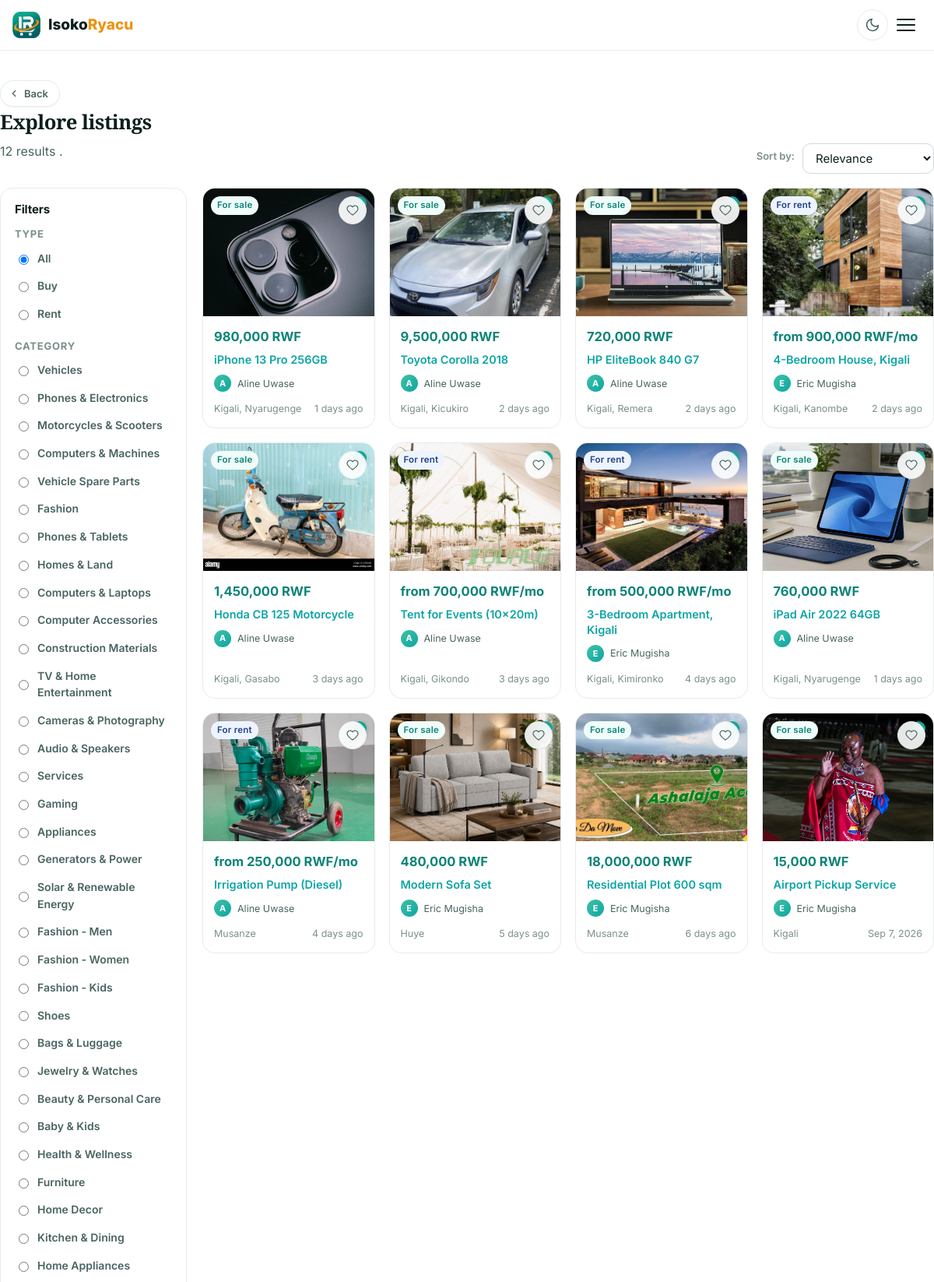
Page /pages/explore.php (upper part) on the committed database.
### tables this page shows
CREATE TABLE categories (
    id              INT UNSIGNED AUTO_INCREMENT PRIMARY KEY,
    name            VARCHAR(120)  NOT NULL,
    slug            VARCHAR(160)  NOT NULL UNIQUE,
    name_key        VARCHAR(80)   NULL,              
    icon            VARCHAR(60)   NULL,              
    image_path      VARCHAR(255)  NULL,
    description     TEXT          NULL,
    parent_id       INT UNSIGNED  NULL,              
    display_order   INT           NOT NULL DEFAULT 0,
    is_active       TINYINT(1)    NOT NULL DEFAULT 1,
    created_at      TIMESTAMP     DEFAULT CURRENT_TIMESTAMP,
    CONSTRAINT fk_cat_parent FOREIGN KEY (parent_id) REFERENCES categories(id) ON DELETE SET NULL,
    INDEX idx_cat_slug (slug),
    INDEX idx_cat_parent (parent_id),
    INDEX idx_cat_active (is_active)
);

CREATE TABLE listings (
    id              INT UNSIGNED AUTO_INCREMENT PRIMARY KEY,
    seller_id       INT UNSIGNED NOT NULL,
    category_id     INT UNSIGNED NOT NULL,
    subcategory_id  INT UNSIGNED NULL,
    title           VARCHAR(180)  NOT NULL,
    slug            VARCHAR(220)  NOT NULL,
    sku                  VARCHAR(60)  NULL,                   
    stock_quantity       INT          NOT NULL DEFAULT 0,     
    reserved_quantity    INT          NOT NULL DEFAULT 0,
    low_stock_threshold  INT          NOT NULL DEFAULT 5,
    is_published         TINYINT(1)   NOT NULL DEFAULT 1,     
    description     MEDIUMTEXT    NOT NULL,
    listing_type    ENUM('sell','rent') NOT NULL DEFAULT 'sell',
    price           DECIMAL(14,2) NOT NULL DEFAULT 0.00,
    currency        VARCHAR(8)    NOT NULL DEFAULT 'RWF',
     
    price_per_day   DECIMAL(14,2) NULL,
    price_per_week  DECIMAL(14,2) NULL,
    price_per_month DECIMAL(14,2) NULL,
    deposit         DECIMAL(14,2) NULL,
    rental_terms    TEXT          NULL,
     
    location        VARCHAR(160)  NULL,
    country         VARCHAR(80)   NULL,                       
    province        VARCHAR(80)   NULL,
    district        VARCHAR(80)   NULL,
    area            VARCHAR(120)  NULL,
    condition_state ENUM('new','used','refurbished','for-parts') NULL DEFAULT 'used',
    availability    ENUM('available','sold','rented','reserved')  NOT NULL DEFAULT 'available',
    status          ENUM('pending','active','rejected','expired','draft','archived') NOT NULL DEFAULT 'pending',
    is_featured     TINYINT(1)    NOT NULL DEFAULT 0,
    is_verified     TINYINT(1)    NOT NULL DEFAULT 0,    
    published_at    TIMESTAMP     NULL,
    archived_at     TIMESTAMP     NULL,
    views_count     INT UNSIGNED  NOT NULL DEFAULT 0,
    favorites_count INT UNSIGNED  NOT NULL DEFAULT 0,
    created_at      TIMESTAMP     DEFAULT CURRENT_TIMESTAMP,
    updated_at      TIMESTAMP     DEFAULT CURRENT_TIMESTAMP ON UPDATE CURRENT_TIMESTAMP,
    CONSTRAINT fk_list_seller   FOREIGN KEY (seller_id)      REFERENCES users(id)      ON DELETE CASCADE,
    CONSTRAINT fk_list_category FOREIGN KEY (category_id)   REFERENCES categories(id) ON DELETE RESTRICT,
    CONSTRAINT fk_list_subcat    FOREIGN KEY (subcategory_id) REFERENCES subcategories(id) ON DELETE SET NULL,
    INDEX idx_list_seller   (seller_id),
    INDEX idx_list_category (category_id),
    INDEX idx_list_type     (listing_type),
    INDEX idx_list_status   (status),
    INDEX idx_list_location (location),
    INDEX idx_list_featured (is_featured),
    INDEX idx_list_created  (created_at DESC),
    FULLTEXT KEY ft_list_search (title, description)
);

CREATE TABLE users (
    id              INT UNSIGNED AUTO_INCREMENT PRIMARY KEY,
    role_id         INT UNSIGNED NOT NULL,
    full_name       VARCHAR(120)  NOT NULL,
    email           VARCHAR(160)  NOT NULL UNIQUE,
    password_hash   VARCHAR(255)  NOT NULL,
    phone           VARCHAR(30)   NULL,
    whatsapp_number VARCHAR(40)   NULL,
    location        VARCHAR(120)  NULL,              
    bio             TEXT          NULL,
    avatar_path     VARCHAR(255)  NULL,
    is_verified     TINYINT(1)    NOT NULL DEFAULT 0,
    is_seller       TINYINT(1)    NOT NULL DEFAULT 0,
    status          ENUM('active','suspended','pending') NOT NULL DEFAULT 'active',
    reset_token     VARCHAR(64)   NULL,
    reset_expires   DATETIME      NULL,
    created_at      TIMESTAMP     DEFAULT CURRENT_TIMESTAMP,
    updated_at      TIMESTAMP     DEFAULT CURRENT_TIMESTAMP ON UPDATE CURRENT_TIMESTAMP,
    last_seen_at    DATETIME      NULL,
    CONSTRAINT fk_users_role FOREIGN KEY (role_id) REFERENCES roles(id) ON DELETE RESTRICT,
    INDEX idx_users_email (email),
    INDEX idx_users_role (role_id),
    INDEX idx_users_status (status),
    INDEX idx_users_last_seen (last_seen_at)
);

### pages/explore.php (the view, shortened to what the rows shown need)
<?php
require_once __DIR__ . '/../includes/functions.php';
require_once __DIR__ . '/../config/database.php';
$q          = trim($_GET['q']          ?? '');
$type       = $_GET['type']             ?? '';
$catSlug    = $_GET['category']         ?? '';
$availability = $_GET['availability']    ?? 'available';
$sort       = $_GET['sort']             ?? 'relevance';
$page       = max(1, (int)($_GET['page'] ?? 1));
$parsed = ['clean' => $q, 'tokens' => [], 'chips' => [],
            'filters' => ['type' => '', 'category' => '', 'location' => '', 'bedrooms' => 0, 'price_intent' => '']];
$where  = ['l.status = "active"'];
$params = [];
if ($availability && $availability !== 'any') {
    $where[] = 'l.availability = ?';
    $params[] = $availability;
} else {
    $where[] = 'l.availability <> "expired"';
}
$keywords = $parsed['tokens'];
$orderSql = match ($sort) {
    'newest'     => 'l.created_at DESC',
    'oldest'     => 'l.created_at ASC',
    'price_asc'  => 'l.price ASC',
    'price_desc' => 'l.price DESC',
    'popular'    => 'l.views_count DESC',
    default      => 'l.is_featured DESC, l.created_at DESC',
};
$perPage = (int) LISTINGS_PER_PAGE;
$offset  = ($page - 1) * $perPage;
$sql = 'SELECT l.id, l.title, l.slug, l.price, l.currency, l.listing_type, l.location,
               l.condition_state, l.availability, l.views_count, l.favorites_count,
               l.price_per_month, l.price_per_week, l.price_per_day,
               l.is_featured, l.is_verified, l.created_at,
               c.slug AS category_slug, c.name AS category_name, c.name_key AS category_name_key,
               (SELECT image_path FROM listing_images WHERE listing_id = l.id AND is_primary = 1 LIMIT 1) AS image,
               u.full_name AS seller_name, u.is_verified AS seller_verified
        FROM listings l
        INNER JOIN categories c ON c.id = l.category_id
        LEFT JOIN subcategories s ON s.id = l.subcategory_id
        INNER JOIN users u ON u.id = l.seller_id
        WHERE ' . implode(' AND ', $where) . '
        ORDER BY ' . $orderSql . '
        LIMIT ' . $perPage . ' OFFSET ' . $offset;
$stmt = db()->prepare($sql);
$stmt->execute($params);
$results = $stmt->fetchAll();
$allCats = db()->query('SELECT id, name, name_key, slug FROM categories WHERE parent_id IS NULL AND is_active = 1 ORDER BY display_order')->fetchAll();
require_once __DIR__ . '/../includes/header.php';
?>
<div class="container section--tight" style="padding-top:24px;">
    <div class="section__head" style="margin-bottom:18px;">
        <div>
            <h1 class="section__title" style="font-size:1.6rem;">
                <?php if ($q): ?><?php echo e(t('search.results_for')); ?> "<?php echo e($q); ?>"
                <?php elseif ($type === 'rent'): ?><?php echo e(t('search.rentals')); ?>
                <?php elseif ($type === 'sell'): ?><?php echo e(t('search.items_for_sale')); ?>
                <?php else: ?><?php echo e(t('search.explore')); ?><?php endif; ?>
            </h1>
        </div>
    </div>
    <div style="display:grid;grid-template-columns:240px 1fr;gap:20px;align-items:start;">
        <aside class="filters" id="filterPanel" style="position:sticky;top:80px;">
            <form method="get" action="<?php echo APP_URL; ?>/pages/explore.php" id="filterForm">
                <div class="filters__group">
                    <?php foreach ($allCats as $cat): ?>
                        <label class="filters__option">
                            <input type="radio" name="category" value="<?php echo e($cat['slug']); ?>" <?php echo $catSlug===$cat['slug']?'checked':''; ?>>
                            <span><?php echo e(t_category($cat['name_key'] ?? null, $cat['name'])); ?></span>
                        </label>
                    <?php endforeach; ?>
                </div>
            </form>
        </aside>
        <div>
            <?php if (!$results): ?>
                <div class="empty-state">
                    <svg viewBox="0 0 24 24" fill="none" stroke="currentColor" stroke-width="1.6"><circle cx="11" cy="11" r="7"/><path d="m21 21-4-4" stroke-linecap="round"/></svg>
                    <h3><?php echo e(t('empty.no_listings_search')); ?></h3>
                    <p><?php echo e(t('search.no_results_sub')); ?></p>
                    <?php if ($parsed['chips']): ?>
                        <p style="font-size:13px;margin-top:6px;">
                            <strong><?php echo e(t('search.smart_understood')); ?>:</strong>
                            <?php foreach ($parsed['chips'] as $chip): ?>
                                <span class="badge badge--brand" style="margin-left:5px;"><?php echo e($chip['label']); ?></span>
                            <?php endforeach; ?>
                        </p>
                        <?php if ($keywords): ?>
                            <p style="font-size:12.5px;color:var(--text-mute);"><?php echo e(t('search.keyword_note')); ?>: <?php echo e(implode(', ', $keywords)); ?></p>
                        <?php endif; ?>
                    <?php endif; ?>
                    <a class="btn btn--primary" href="<?php echo APP_URL; ?>/pages/explore.php"><?php echo e(t('buttons.clear_filters')); ?></a>
                </div>
            <?php else: ?>
                <div class="grid grid--3 grid--auto">
                    <?php foreach ($results as $l): ?>
                        <?php
                            $image = image_or_default($l['image'] ?? null, 'assets/images/placeholders/default.svg');
                            $price = $l['listing_type'] === 'rent'
                                ? e(t('listings.from')) . ' ' . format_price($l['price_per_month'] ?? $l['price_per_week'] ?? $l['price_per_day'] ?? 0, $l['currency']) . e(t('listings.per_month'))
                                : format_price($l['price'], $l['currency']);
                            $typeBadge = $l['listing_type'] === 'rent'
                                ? '<span class="badge badge--rent">' . e(t('listings.for_rent')) . '</span>'
                                : '<span class="badge badge--brand">' . e(t('listings.for_sale')) . '</span>';
                        ?>
                        <a class="listing-card" href="<?php echo APP_URL; ?>/pages/listing-details.php?id=<?php echo (int) $l['id']; ?>">
                            <div class="listing-card__media">
                                <img loading="lazy" src="<?php echo $image; ?>" alt="<?php echo e($l['title']); ?>">
                                <div class="listing-card__badges"><?php echo $typeBadge; ?></div>
                                <?php if ($l['seller_verified'] ?? false): ?><i class="listing-card__vcheck" title="<?php echo e(t('trust.verified_seller')); ?>"></i><?php endif; ?>
                                <button class="listing-card__fav" type="button" aria-label="<?php echo e(t('buttons.save')); ?>" data-fav-listing="<?php echo (int)$l['id']; ?>">
                                    <svg viewBox="0 0 24 24" width="16" height="16"><path d="M12 21s-7-4.5-9.5-9A4.5 4.5 0 0 1 12 5.5 4.5 4.5 0 0 1 21.5 12c-2.5 4.5-9.5 9-9.5 9z" fill="none" stroke="currentColor" stroke-width="1.8"/></svg>
                                </button>
                            </div>
                            <div class="listing-card__body">
                                <div class="listing-card__price"><?php echo e($price); ?></div>
                                <div class="listing-card__title"><?php echo e($l['title']); ?></div>
                                <div class="listing-card__seller"><span class="avatar"><?php echo e(strtoupper(substr($l['seller_name'],0,1))); ?></span><span><?php echo e($l['seller_name']); ?></span></div>
                                <div class="listing-card__meta"><span><?php echo e($l['location'] ?? 'Rwanda'); ?></span><span><?php echo time_ago($l['created_at']); ?></span></div>
                            </div>
                        </a>
                    <?php endforeach; ?>
                </div>
            <?php endif; ?>
        </div>
    </div>
</div>
<?php require_once __DIR__ . '/../includes/footer.php';

### rows in the picture
categories: slug "☐ Vehicles", name "Vehicles"
categories: slug "☐ Phones & Electronics", name "Phones & Electronics"
categories: slug "☐ Motorcycles & Scooters", name "Motorcycles & Scooters"
categories: slug "☐ Computers & Machines", name "Computers & Machines"
categories: slug "☐ Vehicle Spare Parts", name "Vehicle Spare Parts"
categories: slug "☐ Fashion", name "Fashion"
categories: slug "☐ Phones & Tablets", name "Phones & Tablets"
categories: slug "☐ Homes & Land", name "Homes & Land"
categories: slug "☐ Computers & Laptops", name "Computers & Laptops"
categories: slug "☐ Computer Accessories", name "Computer Accessories"
categories: slug "☐ Construction Materials", name "Construction Materials"
categories: slug "☐ TV & Home Entertainment", name "TV & Home Entertainment"
categories: slug "☐ Cameras & Photography", name "Cameras & Photography"
categories: slug "☐ Audio & Speakers", name "Audio & Speakers"
categories: slug "☐ Services", name "Services"
categories: slug "☐ Gaming", name "Gaming"
categories: slug "☐ Appliances", name "Appliances"
categories: slug "☐ Generators & Power", name "Generators & Power"
categories: slug "☐ Solar & Renewable Energy", name "Solar & Renewable Energy"
categories: slug "☐ Fashion - Men", name "Fashion - Men"
categories: slug "☐ Fashion - Women", name "Fashion - Women"
categories: slug "☐ Fashion - Kids", name "Fashion - Kids"
categories: slug "☐ Shoes", name "Shoes"
categories: slug "☐ Bags & Luggage", name "Bags & Luggage"
categories: slug "☐ Jewelry & Watches", name "Jewelry & Watches"
categories: slug "☐ Beauty & Personal Care", name "Beauty & Personal Care"
categories: slug "☐ Baby & Kids", name "Baby & Kids"
categories: slug "☐ Health & Wellness", name "Health & Wellness"
categories: slug "☐ Furniture", name "Furniture"
categories: slug "☐ Home Decor", name "Home Decor"
categories: slug "☐ Kitchen & Dining", name "Kitchen & Dining"
categories: slug "☐ Home Appliances", name "Home Appliances"
listings: shows a picture, price "980,000 RWF", title "iPhone 13 Pro 256GB", seller.full_name "A", seller.full_name "Aline Uwase", location "Kigali, Nyarugenge", created_at "1 days ago"
listings: shows a picture, price "9,500,000 RWF", title "Toyota Corolla 2018", seller.full_name "A", seller.full_name "Aline Uwase", location "Kigali, Kicukiro", created_at "2 days ago"
listings: shows a picture, price "720,000 RWF", title "HP EliteBook 840 G7", seller.full_name "A", seller.full_name "Aline Uwase", location "Kigali, Remera", created_at "2 days ago"
listings: shows a picture, price "from 900,000 RWF/mo", title "4-Bedroom House, Kigali", seller.full_name "E", seller.full_name "Eric Mugisha", location "Kigali, Kanombe", created_at "2 days ago"
listings: shows a picture, price "1,450,000 RWF", title "Honda CB 125 Motorcycle", seller.full_name "A", seller.full_name "Aline Uwase", location "Kigali, Gasabo", created_at "3 days ago"
listings: shows a picture, price "from 700,000 RWF/mo", title "Tent for Events (10x20m)", seller.full_name "A", seller.full_name "Aline Uwase", location "Kigali, Gikondo", created_at "3 days ago"
listings: shows a picture, price "from 500,000 RWF/mo", title "3-Bedroom Apartment, Kigali", seller.full_name "E", seller.full_name "Eric Mugisha", location "Kigali, Kimironko", created_at "4 days ago"
listings: shows a picture, price "760,000 RWF", title "iPad Air 2022 64GB", seller.full_name "A", seller.full_name "Aline Uwase", location "Kigali, Nyarugenge", created_at "1 days ago"
listings: shows a picture, price "from 250,000 RWF/mo", title "Irrigation Pump (Diesel)", seller.full_name "A", seller.full_name "Aline Uwase", location "Musanze", created_at "4 days ago"
listings: shows a picture, price "480,000 RWF", title "Modern Sofa Set", seller.full_name "E", seller.full_name "Eric Mugisha", location "Huye", created_at "5 days ago"
listings: shows a picture, price "18,000,000 RWF", title "Residential Plot 600 sqm", seller.full_name "E", seller.full_name "Eric Mugisha", location "Musanze", created_at "6 days ago"
listings: shows a picture, price "15,000 RWF", title "Airport Pickup Service", seller.full_name "E", seller.full_name "Eric Mugisha", location "Kigali", created_at "Sep 7, 2026"

### other values in the picture
$label "Back"
t('search.explore') "Explore listings"
$total "12"
t('search.found_plural') "results"
t('search.sort_by') "Sort by:"
t('search.filters') "Filters"
t('search.type') "TYPE"
t('search.all') "All"
t('search.buy_tab') "Buy"
t('search.rent_tab') "Rent"
t('search.category') "CATEGORY"
form field value "Relevance"
